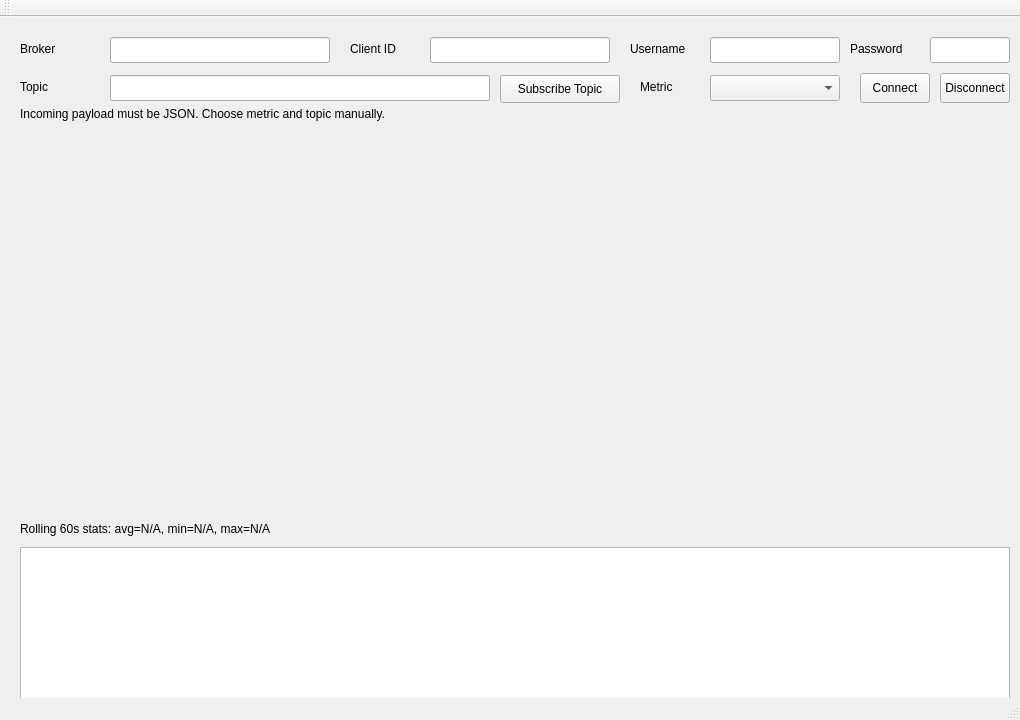
<?xml version="1.0" encoding="UTF-8"?>
<ui version="4.0">
 <class>MainWindow</class>
 <widget class="QMainWindow" name="MainWindow">
  <property name="geometry">
   <rect>
    <x>0</x>
    <y>0</y>
    <width>1020</width>
    <height>720</height>
   </rect>
  </property>
  <property name="windowTitle">
   <string>MQTT Sensor Visualizer</string>
  </property>
  <widget class="QWidget" name="centralWidget">
   <widget class="QLabel" name="brokerLabel">
    <property name="geometry">
     <rect>
      <x>20</x>
      <y>20</y>
      <width>90</width>
      <height>24</height>
     </rect>
    </property>
    <property name="text">
     <string>Broker</string>
    </property>
   </widget>
   <widget class="QLineEdit" name="brokerEdit">
    <property name="geometry">
     <rect>
      <x>110</x>
      <y>20</y>
      <width>220</width>
      <height>26</height>
     </rect>
    </property>
   </widget>
   <widget class="QLabel" name="clientIdLabel">
    <property name="geometry">
     <rect>
      <x>350</x>
      <y>20</y>
      <width>90</width>
      <height>24</height>
     </rect>
    </property>
    <property name="text">
     <string>Client ID</string>
    </property>
   </widget>
   <widget class="QLineEdit" name="clientIdEdit">
    <property name="geometry">
     <rect>
      <x>430</x>
      <y>20</y>
      <width>180</width>
      <height>26</height>
     </rect>
    </property>
   </widget>
   <widget class="QLabel" name="usernameLabel">
    <property name="geometry">
     <rect>
      <x>630</x>
      <y>20</y>
      <width>90</width>
      <height>24</height>
     </rect>
    </property>
    <property name="text">
     <string>Username</string>
    </property>
   </widget>
   <widget class="QLineEdit" name="usernameEdit">
    <property name="geometry">
     <rect>
      <x>710</x>
      <y>20</y>
      <width>130</width>
      <height>26</height>
     </rect>
    </property>
   </widget>
   <widget class="QLabel" name="passwordLabel">
    <property name="geometry">
     <rect>
      <x>850</x>
      <y>20</y>
      <width>80</width>
      <height>24</height>
     </rect>
    </property>
    <property name="text">
     <string>Password</string>
    </property>
   </widget>
   <widget class="QLineEdit" name="passwordEdit">
    <property name="geometry">
     <rect>
      <x>930</x>
      <y>20</y>
      <width>80</width>
      <height>26</height>
     </rect>
    </property>
   </widget>
   <widget class="QLabel" name="topicLabel">
    <property name="geometry">
     <rect>
      <x>20</x>
      <y>58</y>
      <width>90</width>
      <height>24</height>
     </rect>
    </property>
    <property name="text">
     <string>Topic</string>
    </property>
   </widget>
   <widget class="QLineEdit" name="topicEdit">
    <property name="geometry">
     <rect>
      <x>110</x>
      <y>58</y>
      <width>380</width>
      <height>26</height>
     </rect>
    </property>
   </widget>
   <widget class="QPushButton" name="subscribeButton">
    <property name="geometry">
     <rect>
      <x>500</x>
      <y>58</y>
      <width>120</width>
      <height>28</height>
     </rect>
    </property>
    <property name="text">
     <string>Subscribe Topic</string>
    </property>
   </widget>
   <widget class="QLabel" name="metricLabel">
    <property name="geometry">
     <rect>
      <x>640</x>
      <y>58</y>
      <width>70</width>
      <height>24</height>
     </rect>
    </property>
    <property name="text">
     <string>Metric</string>
    </property>
   </widget>
   <widget class="QComboBox" name="metricCombo">
    <property name="geometry">
     <rect>
      <x>710</x>
      <y>58</y>
      <width>130</width>
      <height>26</height>
     </rect>
    </property>
   </widget>
   <widget class="QPushButton" name="connectButton">
    <property name="geometry">
     <rect>
      <x>860</x>
      <y>56</y>
      <width>70</width>
      <height>30</height>
     </rect>
    </property>
    <property name="text">
     <string>Connect</string>
    </property>
   </widget>
   <widget class="QPushButton" name="disconnectButton">
    <property name="geometry">
     <rect>
      <x>940</x>
      <y>56</y>
      <width>70</width>
      <height>30</height>
     </rect>
    </property>
    <property name="text">
     <string>Disconnect</string>
    </property>
   </widget>
   <widget class="QLabel" name="statusShadowLabel">
    <property name="geometry">
     <rect>
      <x>20</x>
      <y>88</y>
      <width>990</width>
      <height>18</height>
     </rect>
    </property>
    <property name="text">
     <string>Incoming payload must be JSON. Choose metric and topic manually.</string>
    </property>
   </widget>
   <widget class="QCustomPlot" name="customPlot" native="true">
    <property name="geometry">
     <rect>
      <x>20</x>
      <y>110</y>
      <width>990</width>
      <height>380</height>
     </rect>
    </property>
   </widget>
   <widget class="QLabel" name="statsLabel">
    <property name="geometry">
     <rect>
      <x>20</x>
      <y>500</y>
      <width>990</width>
      <height>24</height>
     </rect>
    </property>
    <property name="text">
     <string>Rolling 60s stats: avg=N/A, min=N/A, max=N/A</string>
    </property>
   </widget>
   <widget class="QPlainTextEdit" name="outputText">
    <property name="geometry">
     <rect>
      <x>20</x>
      <y>530</y>
      <width>990</width>
      <height>165</height>
     </rect>
    </property>
    <property name="centerOnScroll">
     <bool>true</bool>
    </property>
   </widget>
  </widget>
  <widget class="QMenuBar" name="menuBar">
   <property name="geometry">
    <rect>
     <x>0</x>
     <y>0</y>
     <width>1020</width>
     <height>22</height>
    </rect>
   </property>
  </widget>
  <widget class="QToolBar" name="mainToolBar">
   <attribute name="toolBarArea">
    <enum>TopToolBarArea</enum>
   </attribute>
   <attribute name="toolBarBreak">
    <bool>false</bool>
   </attribute>
  </widget>
  <widget class="QStatusBar" name="statusBar"/>
 </widget>
 <layoutdefault spacing="6" margin="11"/>
 <customwidgets>
  <customwidget>
   <class>QCustomPlot</class>
   <extends>QWidget</extends>
   <header>qcustomplot.h</header>
   <container>1</container>
  </customwidget>
 </customwidgets>
 <resources/>
 <connections/>
</ui>
